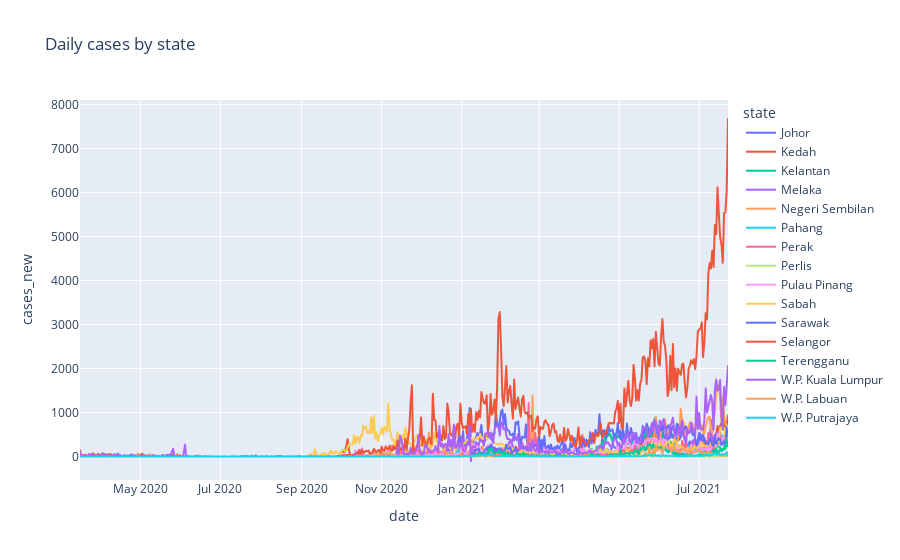

Notebook source saved alongside this figure:
### Code cell
fig = go.Figure()
px.line(states, x= 'date', y= 'cases_new', color= 'state', title= 'Daily cases by state')

### Figure 1 — Plotly figure (JSON) as saved in the notebook; plotly's stock layout.template omitted (floating-point values rounded to 4 significant figures; data arrays with more than 128 entries replaced by an {"elided": "..."} marker saying what was removed)
{"data": [{"hovertemplate": "state=Johor<br>date=%{x}<br>cases_new=%{y}<extra></extra>", "legendgroup": "Johor", "line": {"color": "#636efa", "dash": "solid"}, "mode": "lines", "name": "Johor", "showlegend": true, "type": "scattergl", "x": {"elided": "495 str values"}, "xaxis": "x", "y": {"elided": "495 int values"}, "yaxis": "y"}, {"hovertemplate": "state=Kedah<br>date=%{x}<br>cases_new=%{y}<extra></extra>", "legendgroup": "Kedah", "line": {"color": "#EF553B", "dash": "solid"}, "mode": "lines", "name": "Kedah", "showlegend": true, "type": "scattergl", "x": {"elided": "495 str values"}, "xaxis": "x", "y": {"elided": "495 int values"}, "yaxis": "y"}, {"hovertemplate": "state=Kelantan<br>date=%{x}<br>cases_new=%{y}<extra></extra>", "legendgroup": "Kelantan", "line": {"color": "#00cc96", "dash": "solid"}, "mode": "lines", "name": "Kelantan", "showlegend": true, "type": "scattergl", "x": {"elided": "495 str values"}, "xaxis": "x", "y": {"elided": "495 int values"}, "yaxis": "y"}, {"hovertemplate": "state=Melaka<br>date=%{x}<br>cases_new=%{y}<extra></extra>", "legendgroup": "Melaka", "line": {"color": "#ab63fa", "dash": "solid"}, "mode": "lines", "name": "Melaka", "showlegend": true, "type": "scattergl", "x": {"elided": "495 str values"}, "xaxis": "x", "y": {"elided": "495 int values"}, "yaxis": "y"}, {"hovertemplate": "state=Negeri Sembilan<br>date=%{x}<br>cases_new=%{y}<extra></extra>", "legendgroup": "Negeri Sembilan", "line": {"color": "#FFA15A", "dash": "solid"}, "mode": "lines", "name": "Negeri Sembilan", "showlegend": true, "type": "scattergl", "x": {"elided": "495 str values"}, "xaxis": "x", "y": {"elided": "495 int values"}, "yaxis": "y"}, {"hovertemplate": "state=Pahang<br>date=%{x}<br>cases_new=%{y}<extra></extra>", "legendgroup": "Pahang", "line": {"color": "#19d3f3", "dash": "solid"}, "mode": "lines", "name": "Pahang", "showlegend": true, "type": "scattergl", "x": {"elided": "495 str values"}, "xaxis": "x", "y": {"elided": "495 int values"}, "yaxis": "y"}, {"hovertemplate": "state=Perak<br>date=%{x}<br>cases_new=%{y}<extra></extra>", "legendgroup": "Perak", "line": {"color": "#FF6692", "dash": "solid"}, "mode": "lines", "name": "Perak", "showlegend": true, "type": "scattergl", "x": {"elided": "495 str values"}, "xaxis": "x", "y": {"elided": "495 int values"}, "yaxis": "y"}, {"hovertemplate": "state=Perlis<br>date=%{x}<br>cases_new=%{y}<extra></extra>", "legendgroup": "Perlis", "line": {"color": "#B6E880", "dash": "solid"}, "mode": "lines", "name": "Perlis", "showlegend": true, "type": "scattergl", "x": {"elided": "495 str values"}, "xaxis": "x", "y": {"elided": "495 int values"}, "yaxis": "y"}, {"hovertemplate": "state=Pulau Pinang<br>date=%{x}<br>cases_new=%{y}<extra></extra>", "legendgroup": "Pulau Pinang", "line": {"color": "#FF97FF", "dash": "solid"}, "mode": "lines", "name": "Pulau Pinang", "showlegend": true, "type": "scattergl", "x": {"elided": "495 str values"}, "xaxis": "x", "y": {"elided": "495 int values"}, "yaxis": "y"}, {"hovertemplate": "state=Sabah<br>date=%{x}<br>cases_new=%{y}<extra></extra>", "legendgroup": "Sabah", "line": {"color": "#FECB52", "dash": "solid"}, "mode": "lines", "name": "Sabah", "showlegend": true, "type": "scattergl", "x": {"elided": "495 str values"}, "xaxis": "x", "y": {"elided": "495 int values"}, "yaxis": "y"}, {"hovertemplate": "state=Sarawak<br>date=%{x}<br>cases_new=%{y}<extra></extra>", "legendgroup": "Sarawak", "line": {"color": "#636efa", "dash": "solid"}, "mode": "lines", "name": "Sarawak", "showlegend": true, "type": "scattergl", "x": {"elided": "495 str values"}, "xaxis": "x", "y": {"elided": "495 int values"}, "yaxis": "y"}, {"hovertemplate": "state=Selangor<br>date=%{x}<br>cases_new=%{y}<extra></extra>", "legendgroup": "Selangor", "line": {"color": "#EF553B", "dash": "solid"}, "mode": "lines", "name": "Selangor", "showlegend": true, "type": "scattergl", "x": {"elided": "495 str values"}, "xaxis": "x", "y": {"elided": "495 int values"}, "yaxis": "y"}, {"hovertemplate": "state=Terengganu<br>date=%{x}<br>cases_new=%{y}<extra></extra>", "legendgroup": "Terengganu", "line": {"color": "#00cc96", "dash": "solid"}, "mode": "lines", "name": "Terengganu", "showlegend": true, "type": "scattergl", "x": {"elided": "495 str values"}, "xaxis": "x", "y": {"elided": "495 int values"}, "yaxis": "y"}, {"hovertemplate": "state=W.P. Kuala Lumpur<br>date=%{x}<br>cases_new=%{y}<extra></extra>", "legendgroup": "W.P. Kuala Lumpur", "line": {"color": "#ab63fa", "dash": "solid"}, "mode": "lines", "name": "W.P. Kuala Lumpur", "showlegend": true, "type": "scattergl", "x": {"elided": "495 str values"}, "xaxis": "x", "y": {"elided": "495 int values"}, "yaxis": "y"}, {"hovertemplate": "state=W.P. Labuan<br>date=%{x}<br>cases_new=%{y}<extra></extra>", "legendgroup": "W.P. Labuan", "line": {"color": "#FFA15A", "dash": "solid"}, "mode": "lines", "name": "W.P. Labuan", "showlegend": true, "type": "scattergl", "x": {"elided": "495 str values"}, "xaxis": "x", "y": {"elided": "495 int values"}, "yaxis": "y"}, {"hovertemplate": "state=W.P. Putrajaya<br>date=%{x}<br>cases_new=%{y}<extra></extra>", "legendgroup": "W.P. Putrajaya", "line": {"color": "#19d3f3", "dash": "solid"}, "mode": "lines", "name": "W.P. Putrajaya", "showlegend": true, "type": "scattergl", "x": {"elided": "495 str values"}, "xaxis": "x", "y": {"elided": "495 int values"}, "yaxis": "y"}], "layout": {"legend": {"title": {"text": "state"}, "tracegroupgap": 0}, "title": {"text": "Daily cases by state"}, "xaxis": {"anchor": "y", "domain": [0, 1], "title": {"text": "date"}}, "yaxis": {"anchor": "x", "domain": [0, 1], "title": {"text": "cases_new"}}}}
